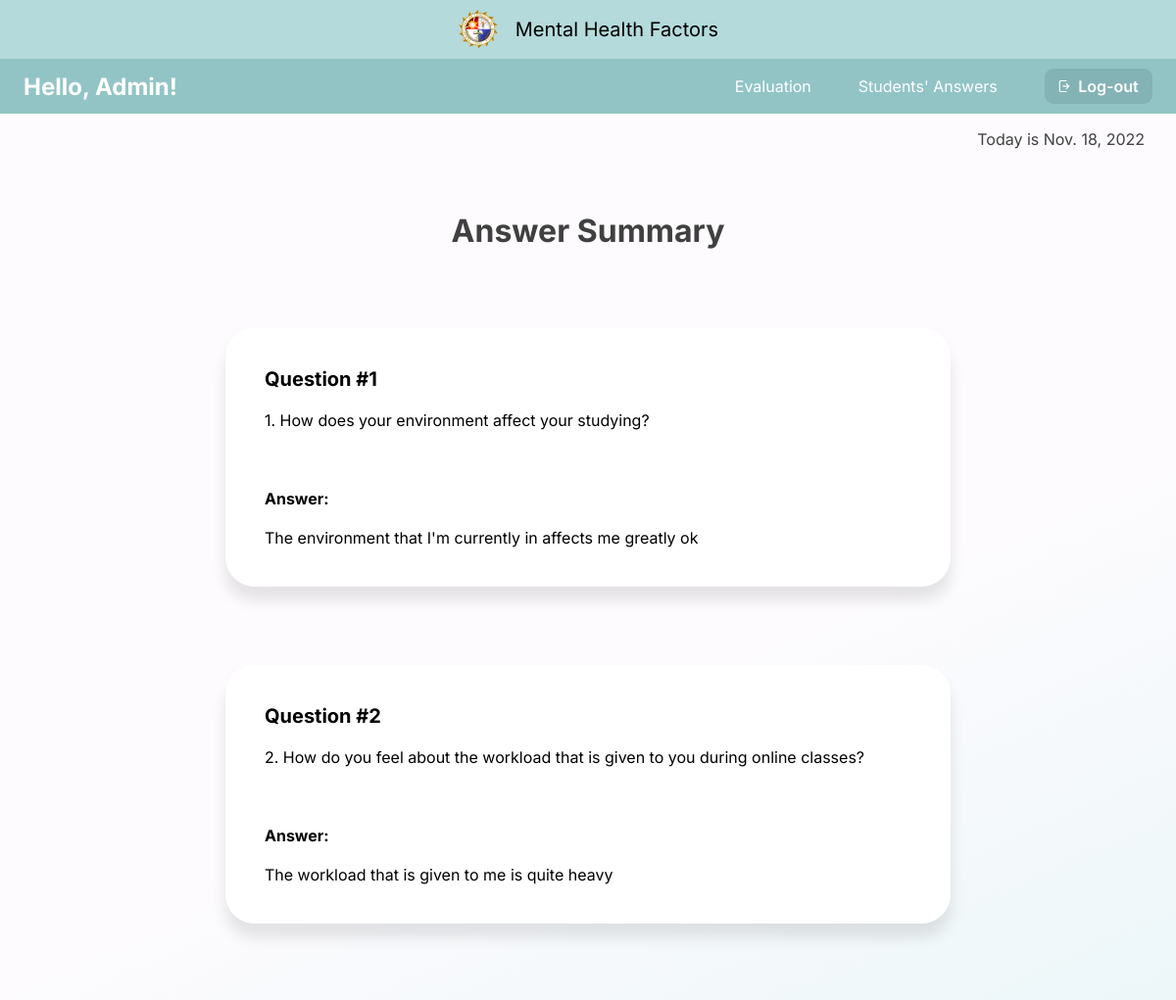
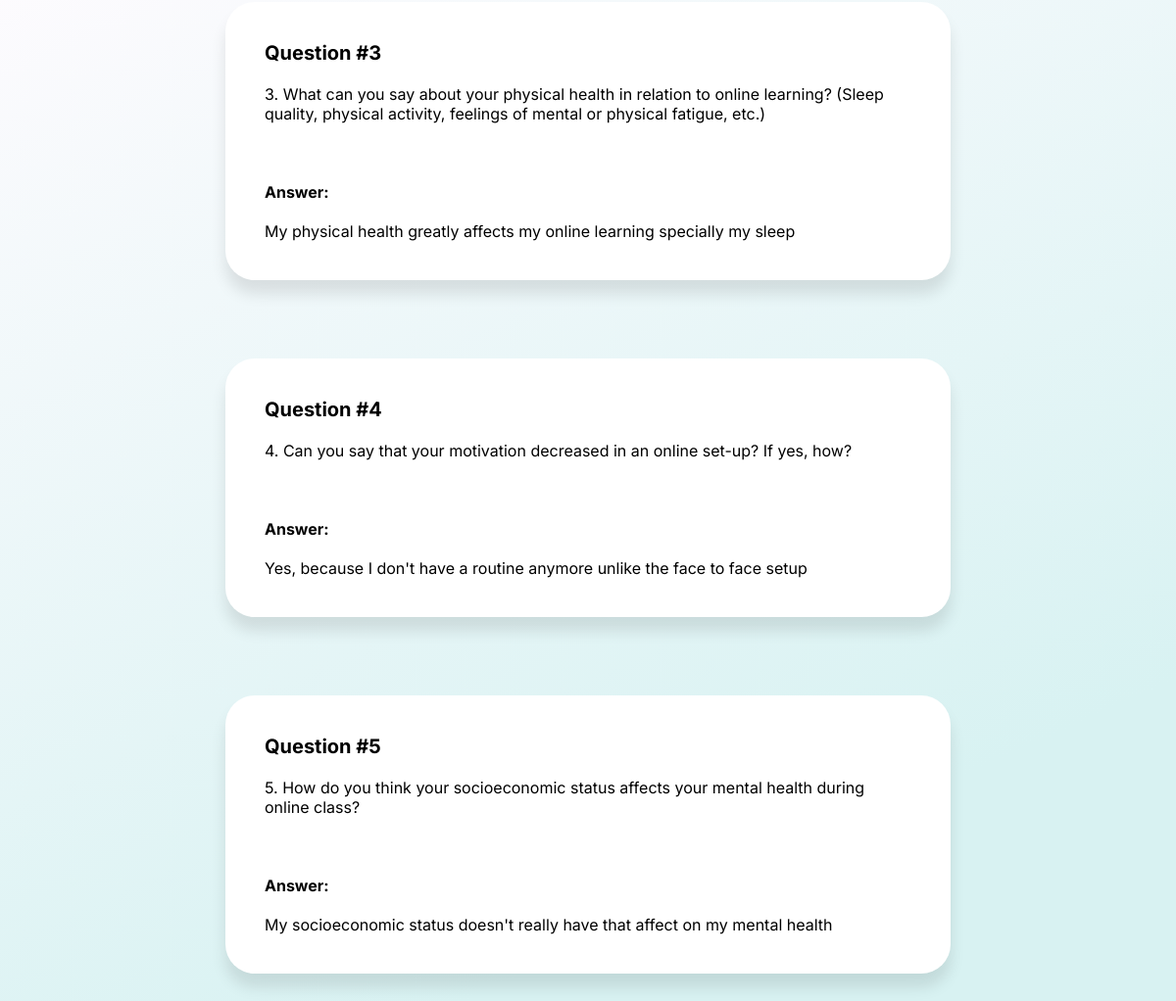
The page /student_answer/27 on the database as committed earlier (2 pictures, top to bottom).
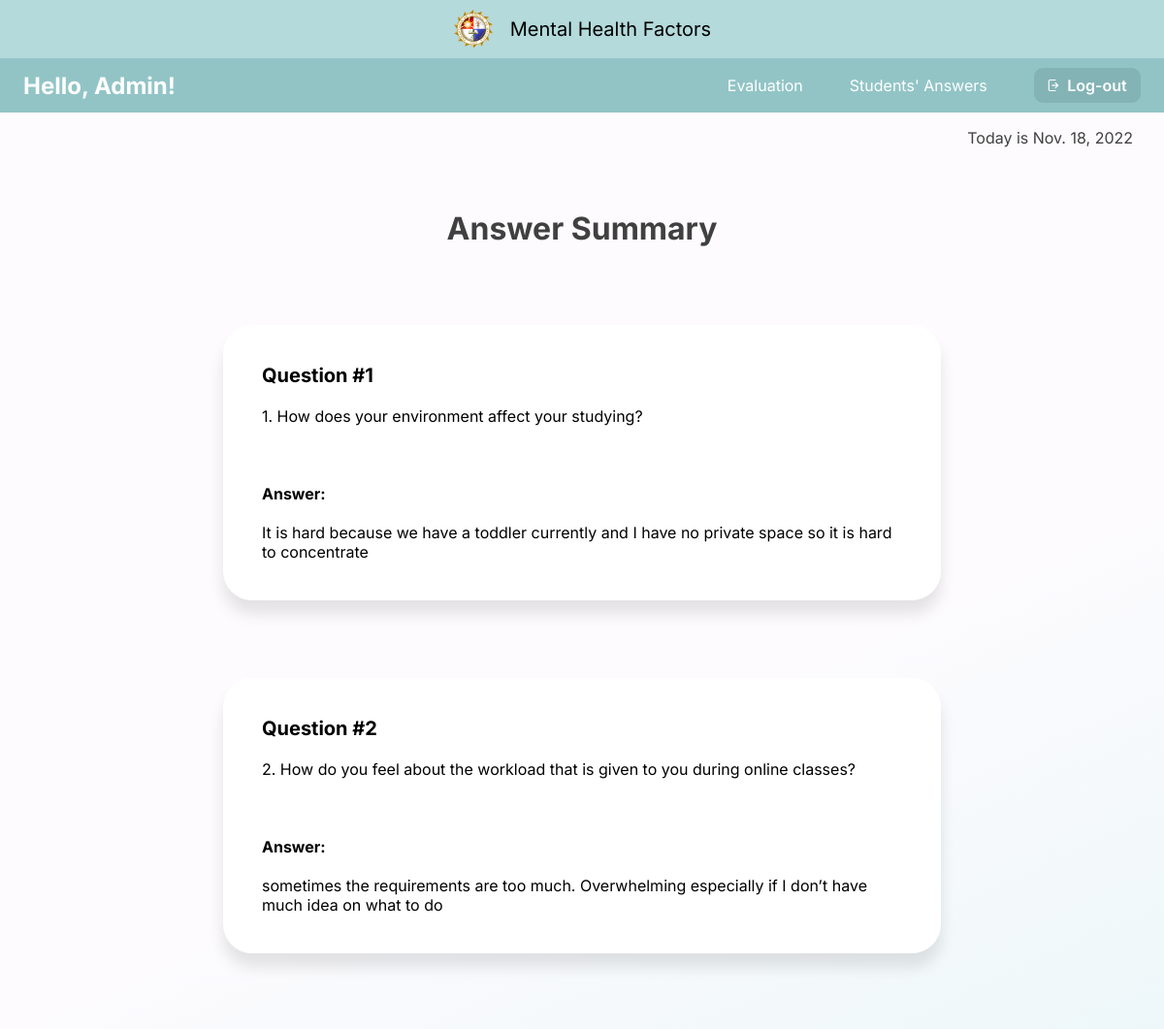
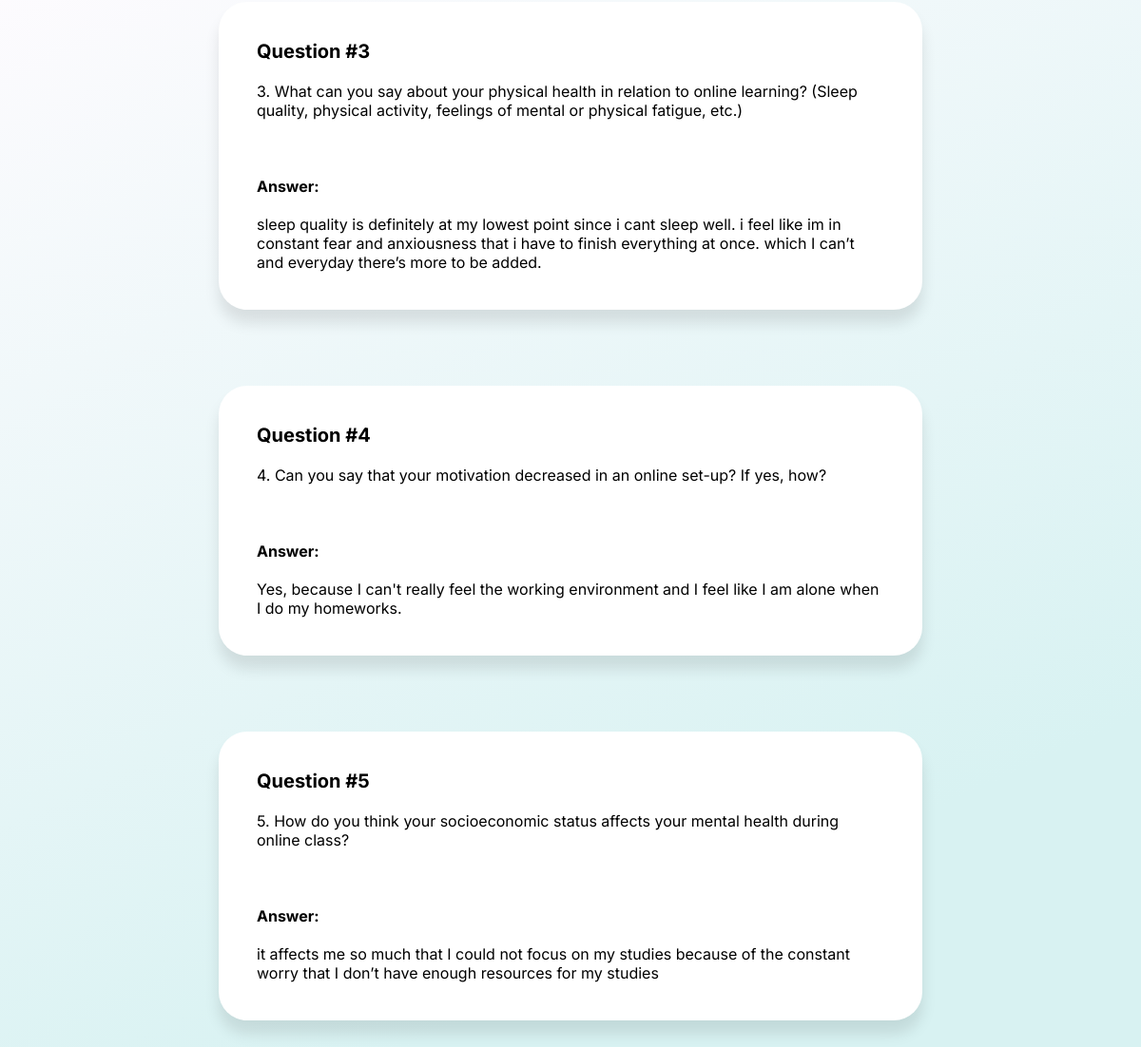
The same page on the database as committed later (2 pictures, top to bottom).
### capswebsite/models.py (models this page shows, shortened)
class Answers(models.Model):
    email_error_message = 'Email must be: @plm.edu.ph'
    email_regex = RegexValidator(
    regex=r'^[A-Za-z0-9._%+-]+@plm.edu.ph$',
    message=email_error_message
    )
    ID_error_message = 'Faculty ID must be entered in format: 20XXXXXXX'
    ID_regex = RegexValidator(
        regex=r'^20\d{7}$',
        message=ID_error_message
    )
    Year_CHOICES = (
        ('1', '1'),
        ('2', '2'),
        ('3', '3'),
        ('4', '4'),
        ('5', '5'),
        ('6', '6'),
    )
    email = models.EmailField(verbose_name="Email",max_length=60,validators=[email_regex],blank=True)
    firstName = models.CharField(max_length=100, verbose_name='First Name', null=True,blank=True)
    lastName = models.CharField(max_length=100, verbose_name='Last Name', null=True,blank=True)
    numberID = models.CharField(max_length=100,validators=[ID_regex], verbose_name='Number ID', null=True,blank=True)
    college= models.ForeignKey(College, verbose_name='College',null=True,blank=True,on_delete=models.CASCADE)
    course= models.ForeignKey(Course, verbose_name='Course',null=True,blank=True,on_delete=models.CASCADE)
    year = models.CharField(max_length=10, choices=Year_CHOICES, verbose_name='Year', null=True,blank=True)
    block = models.CharField(max_length=10, verbose_name='Block', null=True,blank=True)
    question1 = models.CharField(max_length=1000, verbose_name="question1",null=True, blank =True)
    question2 = models.CharField(max_length=1000, verbose_name="question2",null=True, blank =True)
    question3 = models.CharField(max_length=1000, verbose_name="question3",null=True, blank =True)
    question4 = models.CharField(max_length=1000, verbose_name="question4",null=True, blank =True)
    question5 = models.CharField(max_length=1000, verbose_name="question5",null=True, blank =True)

### capswebsite/views.py (the view)
# urls.py: re_path(r'^student_answer/(?P<pk>[a-zA-Z0-9]+$)', views.student_answer, name='student_answer'),
def student_answer(request, pk):
    context={}
    date2day = date.today() #datetime = date + time
    answers = Answers.objects.filter(id=pk)
    context = {'answers':answers}
    context['date2day'] = date2day
    return render(request, 'admin/student_answer.html',context)

### capswebsite/templates/admin/student_answer.html (shortened to what this page needs)
{% load static %}
{% include 'admin/admin_navbar.html' %}
{% block content %}
<p class="date-time">Today is {{date2day}}</p>
<div class="title">Answer Summary</div>
        {% for ans in answers %}
        <div class="qna">
            <span>Question #1</span>
            <br><br>
            1. How does your environment affect your studying?
            <br><br><br><br>
            <label for="answer"><b>Answer:</b></label>
            <br><br>
            {{ans.question1}}
        </div>
        <div class="qna">
            <span>Question #2</span>
            <br><br>
            2. How do you feel about the workload that is given to you during online classes?
            <br><br><br><br>
            <label for="answer"><b>Answer:</b></label>
            <br><br>
            {{ans.question2}}
        </div>
        <div class="qna">
            <span>Question #3</span>
            <br><br>
            3. What can you say about your physical health in relation to online learning? (Sleep quality, physical activity, feelings of mental or physical fatigue, etc.)
            <br><br><br><br>
            <label for="answer"><b>Answer:</b></label>
            <br><br>
            {{ans.question3}}
        </div>
        <div class="qna">
            <span>Question #4</span>
            <br><br>
            4. Can you say that your motivation decreased in an online set-up? If yes, how?
            <br><br><br><br>
            <label for="answer"><b>Answer:</b></label>
            <br><br>
            {{ans.question4}}
        </div>
        <div class="qna">
            <span>Question #5</span>
            <br><br>
            5. How do you think your socioeconomic status affects your mental health during online class?
            <br><br><br><br>
            <label for="answer"><b>Answer:</b></label>
            <br><br>
            {{ans.question5}}
        </div>
{%endfor%}
{% endblock %}

Rows that differ between the two databases and show on the page:
changed Answers: question1 "The environment that I'm currently in affects me greatly ok" → "It is hard because we have a toddler currently and I have no private space so it is hard to concentrate"; question2 "The workload that is given to me is quite heavy" → "sometimes the requirements are too much. Overwhelming especially if I don’t have much idea on what to do"; question3 "My physical health greatly affects my online learning specially my sleep" → "sleep quality is definitely at my lowest point since i cant sleep well. i feel like im in constant fear and anxiousness that i have to finish everything at once. which I can’t and everyday there’s more to be added."; question4 "Yes, because I don't have a routine anymore unlike the face to face setup" → "Yes, because I can't really feel the working environment and I feel like I am alone when I do my homeworks."; question5 "My socioeconomic status doesn't really have that affect on my mental health" → "it affects me so much that I could not focus on my studies because of the constant worry that I don’t have enough resources for my studies"
